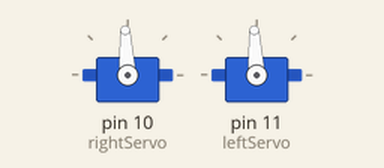
This sketch was run on a simulated Arduino Uno, built with avr-gcc and run on an emulated ATmega328P. Shown: 2 × servo.

Above: at 0.1 s.
At 4.4 s:
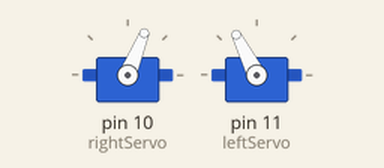
At 5.6 s:
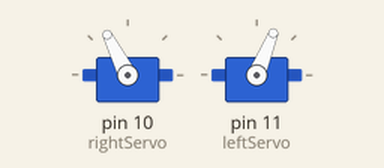
Timing chart, 0 to 7.7 s (numbered marks = the images above):
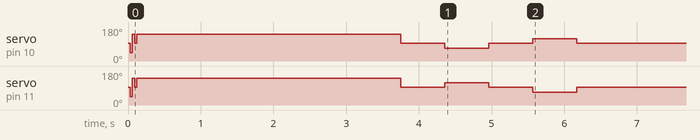

The sketch:

servo_centering.ino
```cpp
/*
 *   Code to operate the MMP-5 with a Sabertooth Motor Controller set to R/C mode
 *   The Sabertooth expects to receive a "center" or "stop" position first (as if the R/C
 *   joystick was in the neutral position.
 *   Then it expect to receive the end limits.
 *   If this code is not executed when the controller is powered up, the MMP-5 may move
 *   eratically or not at all
 *   COL Lisa A. Shay
 */

#include <Servo.h>

Servo rightServo;  // create servo object to control a servo
Servo leftServo;                // twelve servo objects can be created on most boards

int i = 0;      // loop counter
const int dur = 2;  // counter duration 2 is the minimun setting to
                    // produce reliable results.  Increase to 25 if
                    // the motor controller behaves eratically.

void setup()
{
  rightServo.attach(10);   // attaches the servo on pin 10 to the servo object
  leftServo.attach(11);
  //This is one of the servo ports on the Parallax shield. Others are 11, 12, and 13

  for (i = 0; i < dur; i++ ){
    rightServo.writeMicroseconds(1500);    // motor stop
    leftServo.writeMicroseconds(1500);    // motor stop
    delay(15);
  }

  for (i = 0; i< dur; i++){
     rightServo.writeMicroseconds(1000);     // full speed in one direction
     leftServo.writeMicroseconds(1000);
     delay(15);
  }

  for (i = 0; i< dur; i++){
    rightServo.writeMicroseconds(2000);   // full speed in the other direction
    leftServo.writeMicroseconds(2000);
    delay(15);
  }

  for (i = 0; i < dur; i++ ){
  rightServo.writeMicroseconds(1500);    // motor stop
  leftServo.writeMicroseconds(1500);
  delay(15);
  }


// test that code did what it was supposed to do (omit or replace with your algorithm)
/*
  for (i = 0; i< dur*100; i++){
     rightServo.writeMicroseconds(1250);     // half speed in one direction backwards
     leftServo.writeMicroseconds(1250);
     delay(15);
  }

  for (i = 0; i< dur*100; i++){
     rightServo.writeMicroseconds(1750);     // half speed in one direction forwards
     leftServo.writeMicroseconds(1750);
     delay(15);
  }*/

  forward(120);
  motorStop(20);
  turnRight(20);
  motorStop(20);
  turnLeft(20);

  motorStop(1);

}

void loop()
{

}

void turnRight(int len){
  for (i = 0; i< dur*len; i++){
     rightServo.writeMicroseconds(1250);     // Clockwise 45 degrees
     leftServo.writeMicroseconds(1750);
     delay(15);
  }
}

void turnLeft(int len){
  for (i = 0; i< dur*len; i++){
     rightServo.writeMicroseconds(1750);     // counterclockwise 45 degrees
     leftServo.writeMicroseconds(1250);
     delay(15);
  }
}

void motorStop(int len){
  for (i = 0; i < dur*len; i++ ){
    rightServo.writeMicroseconds(1500);    // motor stop
    leftServo.writeMicroseconds(1500);
  delay(15);
  }
}

void forward(int len){
  for (i = 0; i < dur*len; i++ ){
    rightServo.writeMicroseconds(2000);    // motor stop
    leftServo.writeMicroseconds(2000);
  delay(15);
  }
}
```
